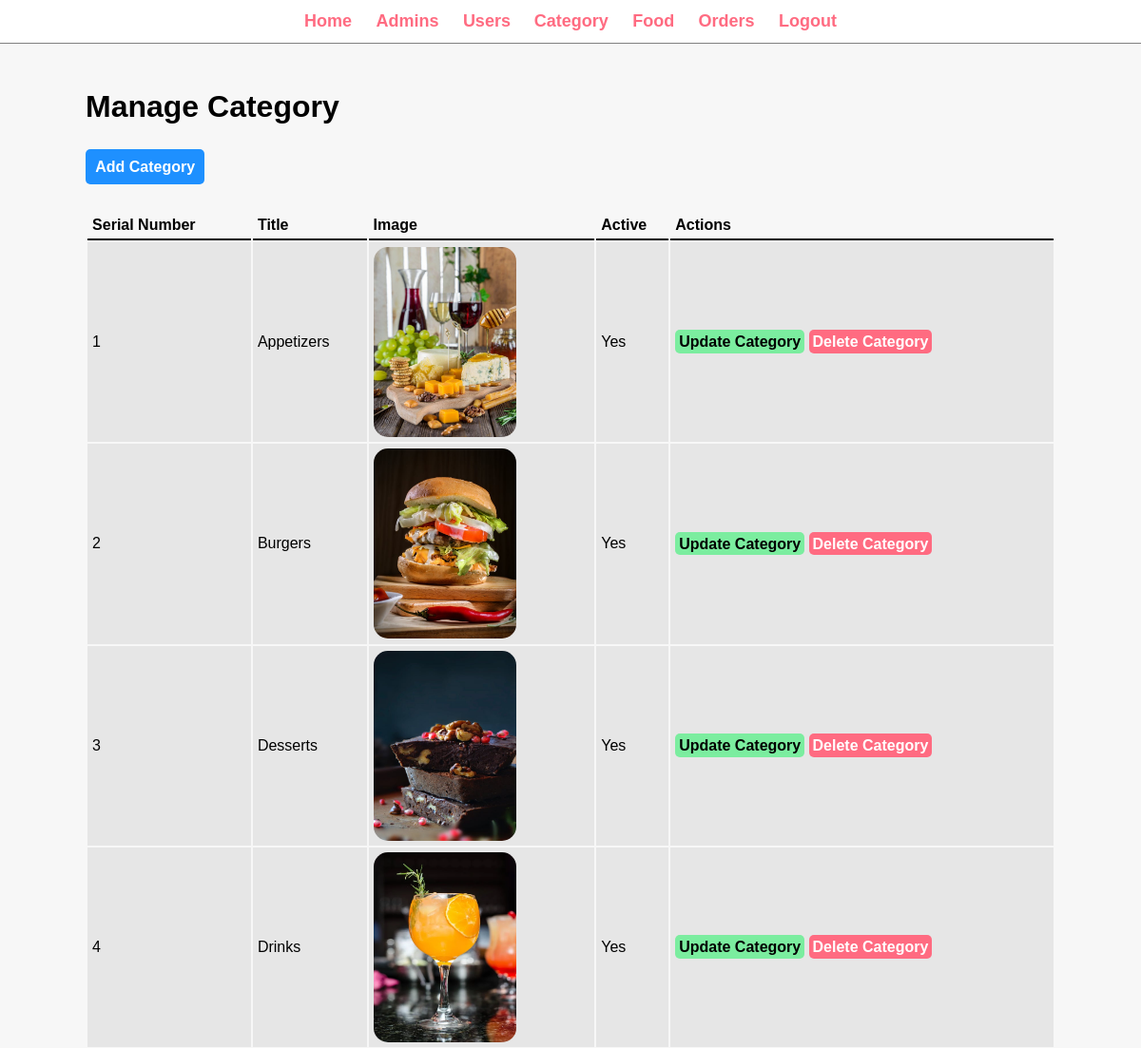
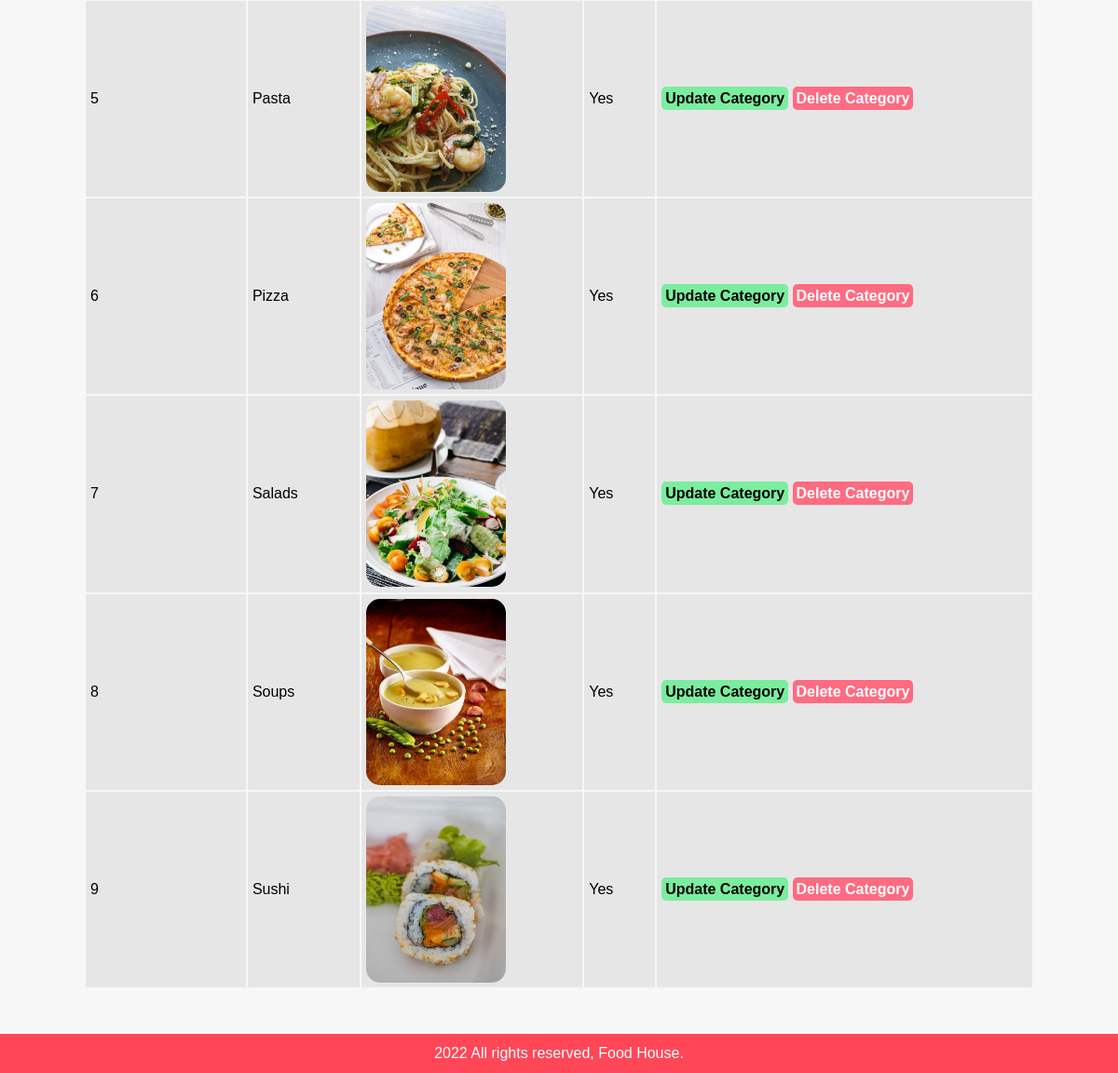
Screenshot of /admin/manage-category.php (signed in) with the database file from the repository (2 pictures, top to bottom).
### tables this page shows
CREATE TABLE `tbl_categories` (
  `id` int(10) UNSIGNED NOT NULL,
  `title` varchar(100) NOT NULL,
  `image_name` varchar(255) NOT NULL,
  `active` varchar(10) NOT NULL
);

### admin/manage-category.php (the view, shortened to what this page needs)
<?php include('partials/menu.php'); ?>
<div class="main-content">
    <div class="wrapper">
        <h1>Manage Category</h1>
        <br><br>
                <a href="<?php echo SITEURL; ?>admin/add-category.php" class="btn-primary">Add Category</a>
                <br><br><br>
                <table class="tbl-full">
            <tr>
                <th>Serial Number </th>
                <th>Title </th>
                <th>Image </th>
                <th>Active </th>
                <th>Actions </th>
            </tr>
            <?php
                $sql = "SELECT * FROM tbl_categories";
                $res = mysqli_query($conn, $sql);
                $count = mysqli_num_rows($res);
                $sn=1;
                if($count>0){
                    while($row=mysqli_fetch_assoc($res)){
                        $id = $row['id'];
                        $title = $row['title'];
                        $image_name = $row['image_name'];
                        $active = $row['active'];
                        ?>
                        <tr>
                            <td><?php echo $sn++; ?></td>
                            <td><?php echo $title; ?></td>
                            <td>
                                <?php
                                    if($image_name!=""){
                                        ?>
                                            <img src="<?php echo SITEURL; ?>images/category/<?php echo $image_name ?>" height="200" width="150" class="img-curve">
                                        <?php
                                    }
                                    else{
                                        echo "<div class='error'>Image not added.</div>";
                                    }
                                ?>
                            </td>
                            <td><?php echo $active; ?> </td>
                            <td>
                                <a href="<?php echo SITEURL;?>admin/update-category.php?id=<?php echo $id;?>" class="btn-secondary">Update Category</a>
                                <a href="<?php echo SITEURL;?>admin/delete-category.php?id=<?php echo $id;?>&image_name=<?php echo $image_name?>" class="btn-danger">Delete Category</a>
                            </td>
                        </tr>
                        <?php
                    }
                }
                else{
                    ?>
                    <tr>
                        <td colspan="6"><div class="error">No Category added.</div></td>
                    </tr>
                    <?php
                }
            ?>
        </table>
    </div>
</div>
<?php include('partials/footer.php'); ?>

### admin/partials/menu.php (shortened to what this page needs)
<html>
    <head>
        <link rel="stylesheet" href="../css/admin.css">
    </head>
    <body>
        <div class="menu text-center">
            <div class="wrapper">
                <?php
                    if(isset($_SESSION['role']) && $_SESSION['role'] == 'admin' ){
                ?>
                <ul>
                    <li> <a href="index.php">Home </a></li>
                    <li> <a href="manage-admin.php">Admins </a></li>
                    <li> <a href="manage-user.php">Users</a></li>
                    <li> <a href="manage-category.php">Category </a></li>
                    <li> <a href="manage-food.php">Food </a></li>
                    <li> <a href="manage-order.php">Orders </a></li>
                    <li> <a href="logout.php">Logout </a></li>
                </ul>
                <?php
                    }
                ?>
            </div>
        </div>

### admin/partials/footer.php
        <div class="footer">
            <div class="wrapper">
            <p class="text-center">2022 All rights reserved, Food House.</p>
            </div>
        </div>
    </body>
</html>

### css/admin.css (style rules this page uses)
* { margin: 0; padding: 0; font-family: Arial, Helvetica, sans-serif; }
.wrapper { border: 1px; padding: 1%; width: 85%; margin: 0 auto; }
.text-center { text-align: center; }
.tbl-full { width: 100%; }
table tr th { border-bottom: 2px solid black; padding: 0.5%; text-align: left; }
table tr td { background-color: #e6e6e6; padding: 0.5%; }
.btn-primary { background-color: #1e90ff; padding: 1%; color: white; text-decoration: none; font-weight: bold; border-radius: 5px; }
.btn-secondary { background-color: #7bed9f; padding: 1%; color: black; text-decoration: none; font-weight: bold; border-radius: 5px; }
.btn-danger { background-color: #ff6b81; padding: 1%; color: white; text-decoration: none; font-weight: bold; border-radius: 5px; }
.menu { border-bottom: 1px solid gray; }
.menu ul { list-style-type: none; }
.menu ul li { display: inline; padding: 1% ; }
.menu ul li a { font-size: 18px; text-decoration: none; font-weight: bold; color: #ff6b81; }
.main-content { background-color: #f7f7f7; padding: 3% 0; }
.footer { background-color: #ff4757; color: white; }
.img-curve { border-radius: 15px; }

### rows the page displays
tbl_categories: title "Appetizers", image_name (picture), active "Yes"
tbl_categories: title "Burgers", image_name (picture), active "Yes"
tbl_categories: title "Desserts", image_name (picture), active "Yes"
tbl_categories: title "Drinks", image_name (picture), active "Yes"
tbl_categories: title "Pasta", image_name (picture), active "Yes"
tbl_categories: title "Pizza", image_name (picture), active "Yes"
tbl_categories: title "Salads", image_name (picture), active "Yes"
tbl_categories: title "Soups", image_name (picture), active "Yes"
tbl_categories: title "Sushi", image_name (picture), active "Yes"
